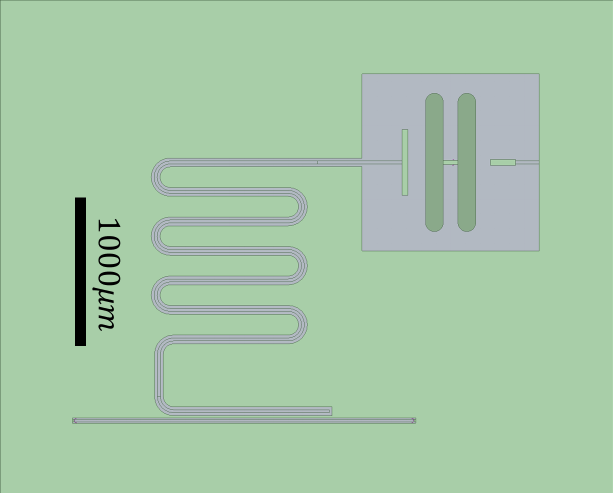
#> input picture publication/data/figures/2025-08-10_OPT_qubit_resonator_final_sb.png, 1225 x 986 px, found by its file name (shown at 1/2 size)
$ jupyter execute --allow-errors example_figures.ipynb
#> lines starting #> are read from the running program, lines starting #| are printed output that depends on the picture
[cell 1]
import numpy as np
import matplotlib.pyplot as plt
import matplotlib.image as mpimg
import matplotlib.colors as mcolors
from typing import Dict, Any
#> (the rest of this cell did not finish here and is left out)

#> (a cell that did not finish here is left out)

# Figures for publication

## utils

[cell 3]
# selected colors based on Gothenburg tram line map
colors_got = {'green': '#009639',
              'blue': '#0066CC',
              'yellow': '#FFD200',
              'red': '#E30613',
              'pink': '#EC008C',
              'lightblue': '#00B5E2',
              'purple': '#93328E',
              'orange': '#F58220',
              'grey': '#8C8C8C',
              'lightsalmon': '#FF9E80'}

# make a list of colors
color_list = list(colors_got.values())

[cell 4]
def lighten_color(hex_color, factor=0.3):
    """Lighten a hex color by mixing with white"""
    rgb = np.array(mcolors.hex2color(hex_color))
    # Mix with white: new_color = color + factor * (white - color)
    lightened = rgb + factor * (1 - rgb)
    return mcolors.rgb2hex(lightened)

def darken_color(hex_color, factor=0.3):
    """Darken a hex color by mixing with black"""
    rgb = np.array(mcolors.hex2color(hex_color))
    # Mix with black: new_color = color * (1 - factor)
    darkened = rgb * (1 - factor)
    return mcolors.rgb2hex(darkened)

def get_color_shades(hex_color, num_shades=5):
    """
    Generate a list of color shades from dark to light with original color in center.

    Parameters:
    -----------
    hex_color : str
        Base hex color (e.g., '#009639')
    num_shades : int
        Number of shades on each side of the original color
        Total colors returned = 2 * num_shades + 1

    Returns:
    --------
    list
        List of hex colors ordered from darkest to lightest
        [darkest, ..., darker, ORIGINAL, lighter, ..., lightest]
    """
    shades = []

    # Generate darker shades (from darkest to less dark)
    for i in range(num_shades, 0, -1):
        factor = i / (num_shades + 3)  # Avoid pure black by using num_shades+3
        dark_shade = darken_color(hex_color, factor)
        shades.append(dark_shade)

    # Add original color in the center
    shades.append(hex_color)

    # Generate lighter shades (from less light to lightest)
    for i in range(1, num_shades + 1):
        factor = i / (num_shades + 1)  # Avoid pure white by using num_shades+1
        light_shade = lighten_color(hex_color, factor)
        shades.append(light_shade)

    return shades

color_shades_purple = get_color_shades(colors_got['purple'], num_shades=5)
color_shades_red = get_color_shades(colors_got['red'], num_shades=5)
color_shades_blue = get_color_shades(colors_got['blue'], num_shades=5)
color_shades_lightblue = get_color_shades(colors_got['lightblue'], num_shades=4)
color_shades_grey = get_color_shades(colors_got['grey'], num_shades=5)

[cell 5]
def crop_image_by_fraction(image_path, left=0, right=0, top=0, bottom=0, rotate_90=0):
    """
    Crop an image by specified fractions from each edge and optionally rotate.

    Parameters:
    -----------
    image_path : str
        Path to the image file
    left : float
        Fraction to crop from left edge (0-1)
    right : float
        Fraction to crop from right edge (0-1)
    top : float
        Fraction to crop from top edge (0-1)
    bottom : float
        Fraction to crop from bottom edge (0-1)
    rotate_90 : int
        Number of 90-degree rotations (0, 1, 2, 3 or negative values)
        0: no rotation, 1: 90° clockwise, 2: 180°, 3: 270° clockwise, etc.

    Returns:
    --------
    numpy.ndarray
        Cropped and rotated image array
    """
    # Read the image
    img = mpimg.imread(image_path)

    # Get dimensions
    height, width = img.shape[:2]  # Works for both grayscale and color images
    print(f"Original image size: {width}x{height}")

    # Calculate crop boundaries
    left_px = int(width * left)
    right_px = int(width * (1 - right))
    top_px = int(height * top)
    bottom_px = int(height * (1 - bottom))

    # Crop the image using array slicing
    # Format: img[top:bottom, left:right] for 2D
    # Format: img[top:bottom, left:right, :] for 3D (color)
    if len(img.shape) == 3:  # Color image
        cropped_img = img[top_px:bottom_px, left_px:right_px, :]
    else:  # Grayscale image
        cropped_img = img[top_px:bottom_px, left_px:right_px]

    new_height, new_width = cropped_img.shape[:2]
    print(f"Cropped image size: {new_width}x{new_height}")

    # Apply rotation if specified
    if rotate_90 != 0:
        # Normalize rotation to 0-3 range
        rotation_steps = rotate_90 % 4
        if rotation_steps != 0:
            cropped_img = np.rot90(cropped_img, k=rotation_steps)
            final_height, final_width = cropped_img.shape[:2]
            print(f"After {rotate_90 * 90}° rotation: {final_width}x{final_height}")

    return cropped_img

[cell 6]
import json
import re
import random
from typing import Dict, Union, Optional

# [137 lines left out: functions parse_value_with_unit, format_value_with_unit, scramble_parameters, not called in this run]

[cell 7]
final_values_after_optimization = {
    "design_var_lj_qubit_1": "14.400163475217242 nH",
    "design_var_width_qubit_1": "822.9178863519965 um",
    "design_var_length_resonator_1": "8084.239839659384 um",
    "design_var_coupl_length_resonator_1_tee": "1086.6975079693889 um",
    "design_var_coupl_length_qubit_1_resonator_1": "439.04984991847476 um"
}

def compute_plus_minus_50_percent(final_values: dict) -> dict:
    """Compute the plus and minus 50 percent variations of the final design variables."""
    variations = {}
    for key, value in final_values.items():
        # Extract the numerical value and unit
        num_value = float(value.split(" ")[0])
        unit = value.split(" ")[1]
        # Compute the variations
        variations[f"{key}_plus_50_percent"] = f"{num_value * 1.5} {unit}"
        variations[f"{key}_minus_50_percent"] = f"{num_value * 0.5} {unit}"
    return variations

compute_plus_minus_50_percent(final_values_after_optimization)

[cell 8]
# for i in range(10):
#     scramble_parameters(
#     json_file_path='design_variables.json',
#     output_file_path=f'design_variables_v{i}.json',
#     parameter_bounds={
#         # 1st initial conditions
#         # "design_var_width_qubit_1": {"min": "100um", "max": "900um"},
#         # "design_var_lj_qubit_1": {"min": "8nH", "max": "18nH"},
#         # "design_var_length_resonator_1": {"min": "5500um", "max": "9500um"},
#         # "design_var_coupl_length_qubit_1_resonator_1": {"min": "10um", "max": "800um"},
#         # "design_var_coupl_length_resonator_1_tee": {"min": "100um", "max": "1300um"},
#         # wider initial conditions (small value, max constraint by geometry)
#        "design_var_width_qubit_1": {"min": "100um", "max": "1100um"},
#        "design_var_lj_qubit_1": {"min": "5nH", "max": "25nH"},
#        "design_var_length_resonator_1": {"min": "4000um", "max": "12000um"},
#        "design_var_coupl_length_qubit_1_resonator_1": {"min": "100um", "max": "1100um"},
#        "design_var_coupl_length_resonator_1_tee": {"min": "100um", "max": "1400um"},

#     },
# )
#to be executed with main_eigenmode_single_qubit_resonator.ipynb

## Fig 3: Single qubit example

[cell 9]
parent_path = r"C:\Users\lukassp\OneDrive - Chalmers\202Q-lab\PROJECTS\QDesignOptimizer\Files_for_paper"
child_path = r"\single_qubit_resonator_fullchi"
child_path_detailed = r'\single_qubit_resonator_g2deltadeltaalpha_10_8'

### Load iamge

[cell 10]
cropped_image = crop_image_by_fraction(parent_path + child_path + r'\2025-08-10_OPT_qubit_resonator_final_sb.png', left=0.1, right=0.1, top=0.0, bottom=0.0, rotate_90=1)
#> in crop_image_by_fraction, img is the input picture: shape (986, 1225, 4) float32; mean R, G, B, A 0.659, 0.786, 0.667, 1
#| Original image size: 1225x986
#> in crop_image_by_fraction, `cropped_img = img[top_px:bottom_px, left_px:right_px, :]`:
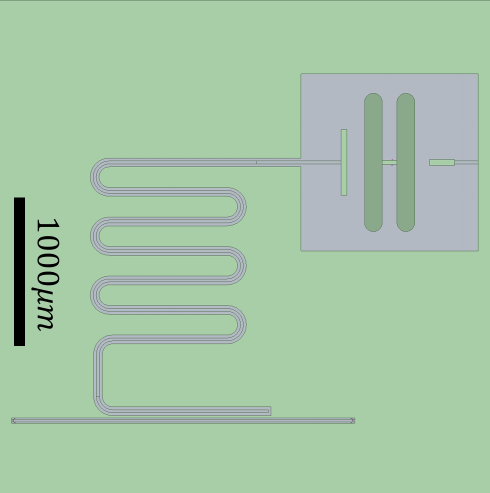
#> cropped_img: shape (986, 980, 4) float32 (shown at 1/2 size); mean R, G, B, A 0.653, 0.779, 0.663, 1
#| Cropped image size: 980x986
#> in crop_image_by_fraction, `cropped_img = np.rot90(cropped_img, k=rotation_steps)`:
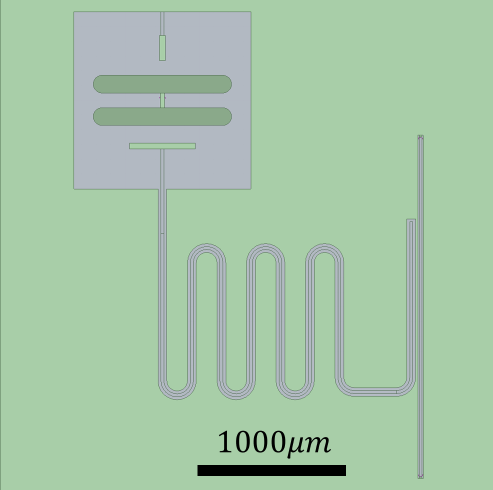
#> cropped_img: shape (980, 986, 4) float32 (shown at 1/2 size); mean R, G, B, A 0.653, 0.78, 0.664, 1
#| After 90° rotation: 986x980

### Load data

[cell 11]
# f_sim_result = [parent_path + child_path + r"\multi_transmon_chip_20250810-175429.npy"]
f_sim_result = [parent_path + child_path_detailed + r"\multi_transmon_chip_20250821-221223.npy"]

#> (a cell that did not finish here is left out)

#> (a cell that did not finish here is left out)

### Plot figure with data

[cell 14]
figure_width_inch = 3.35
plt.rcParams.update({
    'font.family': 'serif',
    'font.serif': ['Times New Roman'],
    'font.size': 10,
    'mathtext.fontset': 'stix',
})

fig = plt.figure(figsize=(figure_width_inch, 3.5))
gs = fig.add_gridspec(3, 2, wspace=0.55, hspace=0.15, left=0.16, right=0.99, bottom=0.13, top=0.97)
ax0 = fig.add_subplot(gs[0, 0])
ax1 = fig.add_subplot(gs[0, 1])
ax2 = fig.add_subplot(gs[1, 0])
ax3 = fig.add_subplot(gs[1, 1])
ax4 = fig.add_subplot(gs[2, 0])
ax5 = fig.add_subplot(gs[2, 1])

#> (the rest of this cell did not finish here and is left out)

## Fig 4: Effect of nonlinear model

[cell 15]
iteration = 'Iteration'
#> (the rest of this cell did not finish here and is left out)

### Load data (nonlinear model)

[cell 16]
child_path_simple_chi = r"\single_qubit_resonator_simple"
child_path_sqrtx = r'\single_qubit_resonator_sqrtx_10_8'
child_path_sqrtx_adj05 = r'\single_qubit_resonator_sqrtx_10_8_adj0p5'
child_path_x2 = r'\single_qubit_resonator_x2chi_10_8'
child_path_logx = r'\single_qubit_resonator_logxchi_10_8'
child_path_x3 = r'\single_qubit_resonator_x3chi_10_4'

[cell 17]
f_sim_result = [
    # parent_path + child_path + r"\multi_transmon_chip_20250810-175429.npy", # this is for the "old" chi model
                parent_path + child_path_detailed + r"\multi_transmon_chip_20250821-221223.npy",
                parent_path + child_path_simple_chi + r"\multi_transmon_chip_20250813-100952.npy",
                parent_path + child_path_sqrtx + r"\multi_transmon_chip_20250818-230313.npy",
                parent_path + child_path_x2 + r"\multi_transmon_chip_20250818-120022.npy",
                parent_path + child_path_logx + r"\multi_transmon_chip_20250819-091159.npy",
                parent_path + child_path_sqrtx_adj05 + r'\multi_transmon_chip_20250820-143805.npy',
                parent_path + child_path_x3 + r'\multi_transmon_chip_20250821-175639.npy',
               ]

[cell 18]
opt_plot_Fig4 = []
#> (the rest of this cell did not finish here and is left out)

### Load data (variations)

[cell 19]
# 10_4 narrow initials
# child_path_initials = r"\single_qubit_resonator_fullchi_10_4_initials"
# f_sim_result_variation = [r"\multi_transmon_chip_20250810-175429.npy",
#                           r"\multi_transmon_chip_20250811-114202.npy",
#                           r"\multi_transmon_chip_20250811-123836.npy",
#                           r"\multi_transmon_chip_20250811-133822.npy",
#                           r"\multi_transmon_chip_20250811-152215.npy",
#                           r"\multi_transmon_chip_20250811-170027.npy"]
# 10_4 wide initials
# child_path_initials = r"\single_qubit_resonator_fullchi_10_4_wideinitials"
# f_sim_result_variation = [r"\multi_transmon_chip_20250813-151950.npy",
#                           r"\multi_transmon_chip_20250813-172151.npy",
#                           r"\multi_transmon_chip_20250813-224452.npy",
#                           r"\multi_transmon_chip_20250814-063943.npy",
#                           r"\multi_transmon_chip_20250814-151031.npy",
#                           r"\multi_transmon_chip_20250814-155853.npy",
#                           r"\multi_transmon_chip_20250814-194811.npy",
#                           r"\multi_transmon_chip_20250814-204059.npy",
#                           r"\multi_transmon_chip_20250814-213905.npy",
#                           r"\multi_transmon_chip_20250815-090407.npy"]

# 10_4_wide_full chi
child_path_initials = r"\single_qubit_resonator_detailedchi_10_4_wideinitials"
f_sim_result_variation = [r"\multi_transmon_chip_20250822-105223.npy",
                          r"\multi_transmon_chip_20250822-125214.npy",
                          r"\multi_transmon_chip_20250822-133856.npy",
                          r"\multi_transmon_chip_20250822-142604.npy",
                          r'\multi_transmon_chip_20250822-152333.npy',
                          r"\multi_transmon_chip_20250822-162827.npy",
                          r"\multi_transmon_chip_20250822-175650.npy",
                          r"\multi_transmon_chip_20250822-214021.npy",
                          r"\multi_transmon_chip_20250823-080244.npy",
                          r"\multi_transmon_chip_20250823-123457.npy",
                          ]

[cell 20]
opt_plot_variations = []
#> (the rest of this cell did not finish here and is left out)

### Plot figure with data

[cell 21]
figure_width_inch = 3.35
figure_height_inch = 3.5
plt.rcParams.update({
    'font.family': 'serif',
    'font.serif': ['Times New Roman'],
    'font.size': 10,
    'mathtext.fontset': 'stix',
})

fig = plt.figure(figsize=(figure_width_inch, figure_height_inch))
gs = fig.add_gridspec(2, 2, wspace=0.45, hspace=0.4, left=0.12, right=0.98, bottom=0.13, top=0.97)
ax0 = fig.add_subplot(gs[0, :])
ax2 = fig.add_subplot(gs[1, 0])
ax3 = fig.add_subplot(gs[1, 1])

# comparison of nonlinear models
#> (the rest of this cell did not finish here and is left out)

## Fig 5: 2QB-CPLR chip

[cell 22]
child_path_2qb = r'\two_qubit_resonator_5modes'

### Load images

[cell 23]
cropped_image_2qb = crop_image_by_fraction(parent_path + child_path_2qb + r'\2qb_cplr_medqual_fc_sb.png', left=0.13, right=0.13, top=0.2, bottom=0.27, rotate_90=0)
#> call 2 of crop_image_by_fraction, with left = 0.13, right = 0.13, top = 0.2, bottom = 0.27, rotate_90 = 0
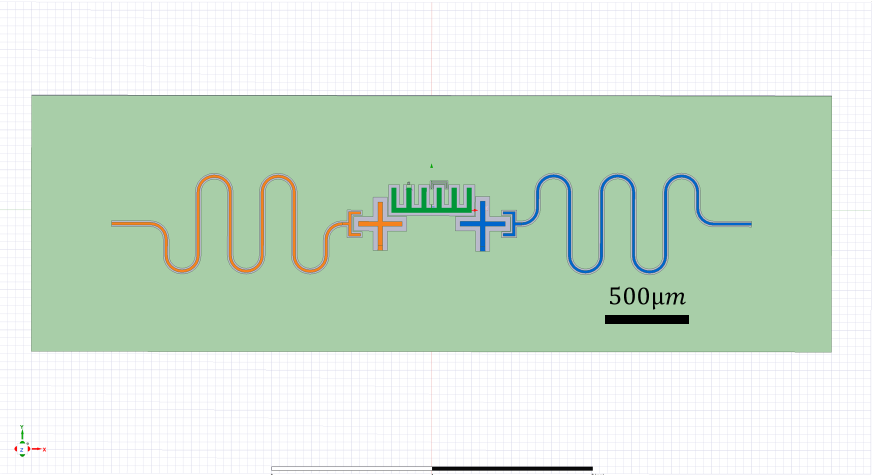
#> input picture publication/data/figures/2qb_cplr_medqual_fc_sb.png, 1744 x 949 px, found by its file name (shown at 1/2 size)
#> in crop_image_by_fraction, img is the input picture: shape (949, 1744, 4) float32; mean R, G, B, A 0.823, 0.887, 0.828, 1
#| Original image size: 1744x949
#> in crop_image_by_fraction (call 2), `cropped_img = img[top_px:bottom_px, left_px:right_px, :]`:
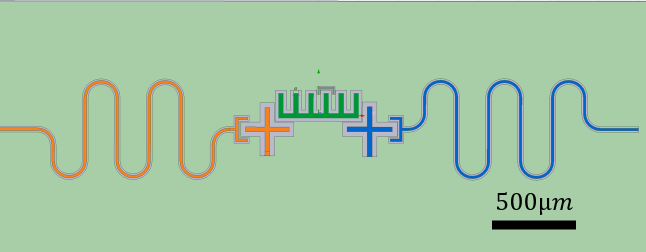
#> cropped_img: shape (503, 1291, 4) float32 (shown at 1/2 size); mean R, G, B, A 0.641, 0.785, 0.645, 1
#| Cropped image size: 1291x503

### Load data

[cell 24]
# f_sim_result_2qb = [parent_path  + child_path_2qb + r'\multi_transmon_chip_20250822-085742.npy'] # 7 iterations
f_sim_result_2qb = [parent_path  + child_path_2qb + r'\multi_transmon_chip_20250823-103823.npy']

#> (a cell that did not finish here is left out)

#> (a cell that did not finish here is left out)

[cell 27]
figure_width_inch = 3.35
plt.rcParams.update({
    'font.family': 'serif',
    'font.serif': ['Times New Roman'],
    'font.size': 10,
    'mathtext.fontset': 'stix',
})

fig = plt.figure(figsize=(figure_width_inch, 4.5))
gs = fig.add_gridspec(3, 2, wspace=0.55, hspace=0.15, left=0.12, right=0.96, bottom=0.10, top=0.98)
ax0 = fig.add_subplot(gs[0, :])

ax2 = fig.add_subplot(gs[1, 0])
ax3 = fig.add_subplot(gs[1, 1])
ax4 = fig.add_subplot(gs[2, 0])
ax5 = fig.add_subplot(gs[2, 1])

# image
ax0.imshow(cropped_image_2qb)
ax0.axis('off')

# Modes
## Resonator
#> (the rest of this cell did not finish here and is left out)

# Figures for supplement

## Fig S1: Capacitance targets

### Load images

[cell 28]
child_path_capacitance = r'\capacitance_resonator_feedline'
child_path_decay = r"\chargeline_qubit"

[cell 29]
cropped_image_capacitance = crop_image_by_fraction(parent_path + child_path_capacitance + r'\2025-08-10_OPT_resonator_feedline_capacitance_final_zoom_2.png', left=0.1, right=0.1, top=0.0, bottom=0.1, rotate_90=0)
#> call 3 of crop_image_by_fraction, with left = 0.1, right = 0.1, top = 0, bottom = 0.1, rotate_90 = 0
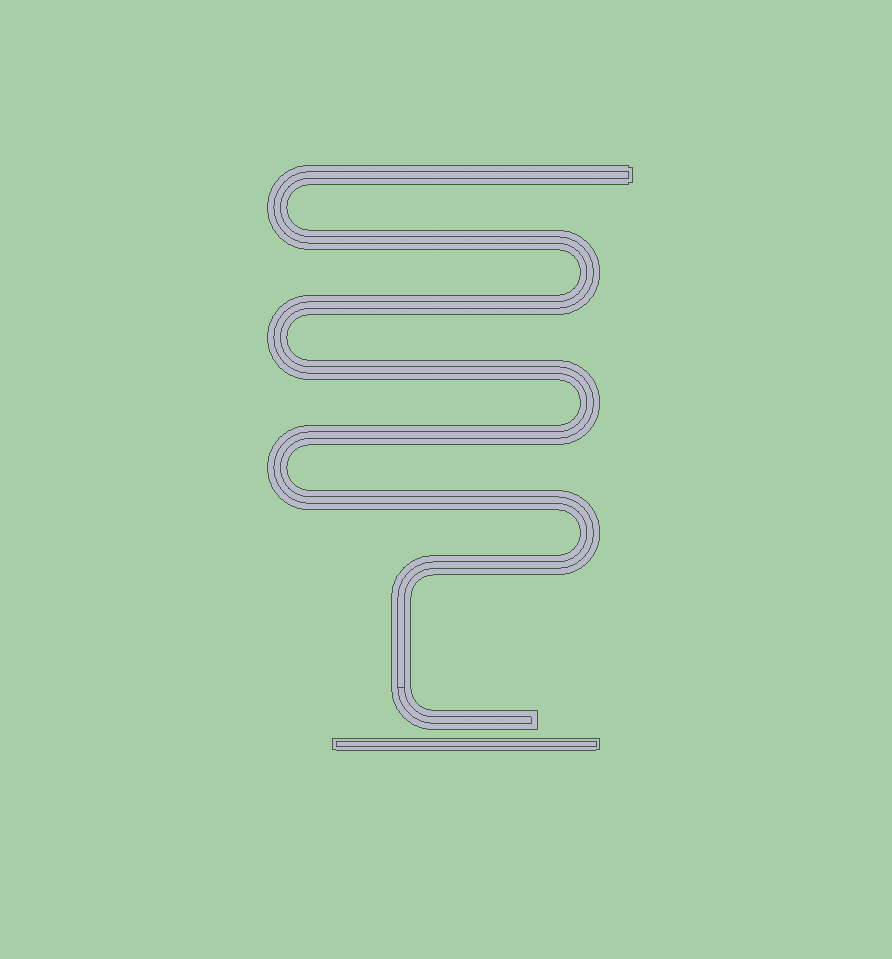
#> input picture publication/data/figures/2025-08-10_OPT_resonator_feedline_capacitance_final_zoom_2.PNG, 892 x 959 px, found by its file name
#> in crop_image_by_fraction, img is the input picture: shape (959, 892, 4) float32; mean R, G, B, A 0.657, 0.801, 0.661, 1
#| Original image size: 892x959
#> in crop_image_by_fraction (call 3), `cropped_img = img[top_px:bottom_px, left_px:right_px, :]`:
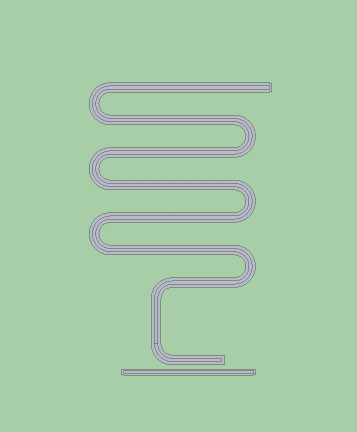
#> cropped_img: shape (863, 713, 4) float32 (shown at 1/2 size); mean R, G, B, A 0.654, 0.796, 0.659, 1
#| Cropped image size: 713x863
cropped_image_decay = crop_image_by_fraction(parent_path + child_path_decay + r'\2025-08-10_OPT_chargeline_final_zoom.png', left=0., right=0.0, top=0.2, bottom=0.0, rotate_90=0)
#> call 4 of crop_image_by_fraction, with left = 0, right = 0, top = 0.2, bottom = 0, rotate_90 = 0
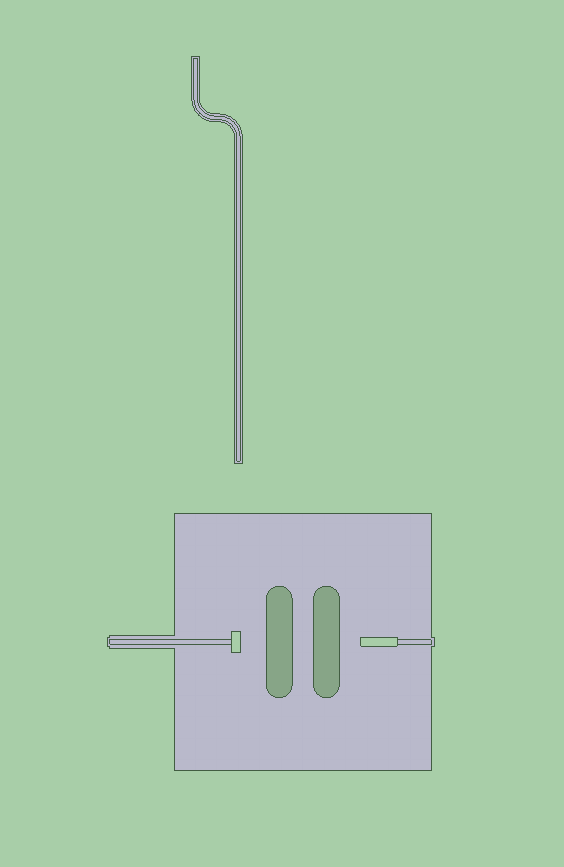
#> input picture publication/data/figures/2025-08-10_OPT_chargeline_final_zoom.PNG, 564 x 867 px, found by its file name
#> in crop_image_by_fraction, img is the input picture: shape (867, 564, 4) float32; mean R, G, B, A 0.66, 0.794, 0.67, 1
#| Original image size: 564x867
#> in crop_image_by_fraction (call 4), `cropped_img = img[top_px:bottom_px, left_px:right_px, :]`:
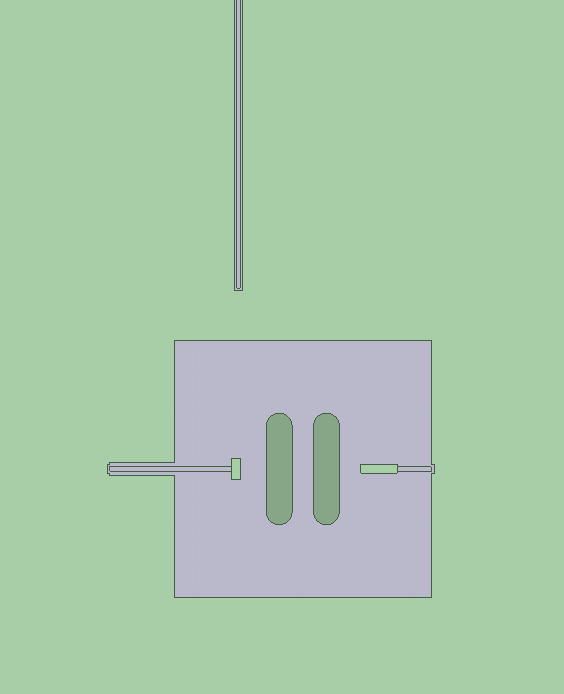
#> cropped_img: shape (694, 564, 4) float32; mean R, G, B, A 0.662, 0.789, 0.674, 1
#| Cropped image size: 564x694
